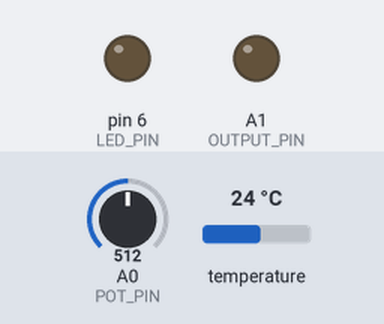
The sketch below on a simulated Arduino Uno, built with avr-gcc and run on an emulated ATmega328P. On the bench: output pins drawn as LEDs (lit = HIGH). Inputs (shaded band) come from the test bench; at power-on: A0 (POT_PIN) = 512, temperature 24 °C.

Above: at 0.1 s.
At 1.6 s:
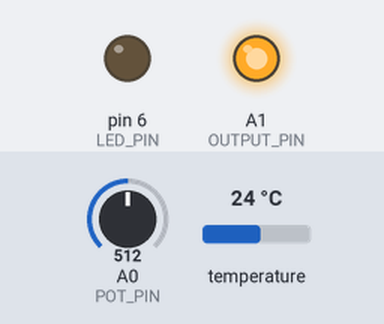
Timing chart, 0 to 3.1 s (numbered marks = the images above):
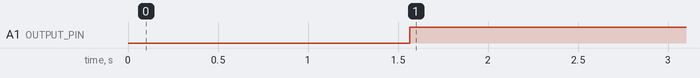

The sketch:

SensorParaDeterminarLaTemperatura_Pag79_.ino
```cpp
/* TRANSCRITO y CORREGIDO  POR GUSTAVO JARRO CALLIZAYA*/
/*DEL*/
/*TEXTO: ROBOTICA CON ARDUINO 4º (SECUNDARIA COMUNITARIA PRODUCTIVA
  ) "TECHHOME"*/
/* PRACTICA:SENSOR PARA DETERMINAR LA TEMPERATURA
  PAGINA 79- 80 - 91 DEL TEXTO*   */
#include <AutoPID.h>
#include <DallasTemperature.h>
#include <OneWire.h>
#define POT_PIN A0
#define OUTPUT_PIN A1
#define TEMP_PROBE_PIN  5
#define LED_PIN   6
#define TEMP_READ_DELAY 800
#define OUTPUT_MIN 0
#define OUTPUT_MAX 255
#define KP .12
#define KI .0003
#define KD 0
double temperature, setPoint, outputVal;
OneWire oneWire(TEMP_PROBE_PIN);
DallasTemperature temperatureSensors(&oneWire);
AutoPID myPID(&temperature, &setPoint, &outputVal, OUTPUT_MIN, OUTPUT_MAX, KP, KI, KD);
unsigned long lastTempUpdate;
bool updateTemperature() {
  if ((millis() - lastTempUpdate) > TEMP_READ_DELAY) {
    temperature = temperatureSensors.getTempFByIndex(0);
    lastTempUpdate = millis();
    temperatureSensors.requestTemperatures();
    return true;
  }
  return false;
}
void setup() {
  // put your setup code here, to run once:
  pinMode(POT_PIN, INPUT);
  pinMode(OUTPUT_PIN, OUTPUT);
  pinMode(LED_PIN, OUTPUT);
  temperatureSensors.begin();
  temperatureSensors.requestTemperatures();
  while (!updateTemperature()) {}
  myPID.setBangBang(4);
  myPID.setTimeStep(4000);
}

void loop() {
  // put your main code here, to run repeatedly:
    updateTemperature();
    setPoint = analogRead(POT_PIN);
    myPID.run();
    analogWrite(OUTPUT_PIN, outputVal);
    digitalWrite(LED_PIN, myPID.atSetPoint(1));
  }
```

Measured:
- by itself, A1 (OUTPUT_PIN): LOW → HIGH at 1.6 s
